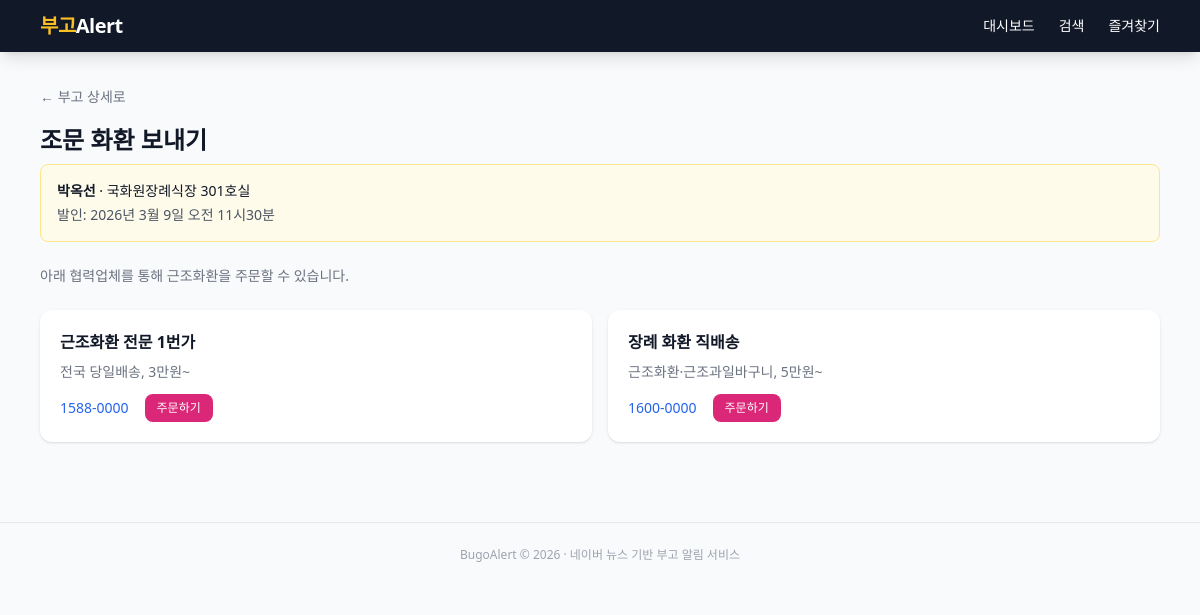
Screenshot of /flower/order/1 with the database file from the repository.
### app/models.py (models this page shows)
class Obituary(Base):
    __tablename__ = "obituaries"
    id = Column(Integer, primary_key=True, autoincrement=True)
    source_url = Column(String(512), nullable=False)
    title = Column(String(512), nullable=False)
    key_person = Column(String(100))
    organization = Column(String(200))
    position = Column(String(200))
    deceased_name = Column(String(100))
    deceased_age = Column(String(50))
    relationship = Column(String(100))
    related_persons = Column(Text)
    funeral_hall = Column(String(200))
    room_number = Column(String(50))
    funeral_date = Column(String(100))
    funeral_time = Column(String(50))
    contact = Column(String(100))
    remarks = Column(Text)
    raw_text = Column(Text)
    published_at = Column(DateTime)
    created_at = Column(DateTime, default=datetime.utcnow)
    dedup_key = Column(String(200), unique=True, nullable=True)
    __table_args__ = (
        Index("ix_obituaries_key_person", "key_person"),
        Index("ix_obituaries_org", "organization"),
        Index("ix_obituaries_published", "published_at"),
        Index("ix_obituaries_dedup", "dedup_key"),
        Index("ix_obituaries_source_url", "source_url"),
    )

### app/routers/flower_order.py (the view)
@router.get("/order/{obituary_id}")
async def flower_order_page(
    request: Request,
    obituary_id: int,
    db: Session = Depends(get_db),
):
    obit = db.query(Obituary).filter(Obituary.id == obituary_id).first()
    if obit is None:
        raise HTTPException(status_code=404, detail="부고를 찾을 수 없습니다")
    return request.app.state.templates.TemplateResponse(
        "flower_order.html",
        {
            "request": request,
            "obit": obit,
            "vendors": PARTNER_VENDORS,
        },
    )

### app/templates/flower_order.html (shortened to what this page needs)
{% extends "base.html" %}
{% block content %}
<div class="mb-4">
  {% if obit %}
  <a href="/obituary/{{ obit.id }}" class="text-sm text-gray-500 hover:text-gray-700">&larr; 부고 상세로</a>
  {% else %}
  <a href="/" class="text-sm text-gray-500 hover:text-gray-700">&larr; 목록으로</a>
  {% endif %}
</div>
<h1 class="text-2xl font-bold mb-2">조문 화환 보내기</h1>
{% if obit %}
<div class="bg-amber-50 border border-amber-200 rounded-lg p-4 mb-6 text-sm">
  <p><strong>{{ obit.deceased_name or '고인' }}</strong>
    {% if obit.funeral_hall %} &middot; {{ obit.funeral_hall }}{% endif %}
    {% if obit.room_number %} {{ obit.room_number }}{% endif %}
  </p>
  {% if obit.funeral_date %}
  <p class="text-gray-600 mt-1">발인: {{ obit.funeral_date|format_funeral_date_full }} {{ obit.funeral_time or '' }}</p>
  {% endif %}
</div>
{% endif %}
<p class="text-gray-500 text-sm mb-6">아래 협력업체를 통해 근조화환을 주문할 수 있습니다.</p>
<div class="grid grid-cols-1 md:grid-cols-2 gap-4">
  {% for v in vendors %}
  <div class="bg-white rounded-xl shadow p-5 hover:shadow-md transition">
    <h3 class="font-bold text-base mb-2">{{ v.name }}</h3>
    <p class="text-sm text-gray-500 mb-3">{{ v.note }}</p>
    <div class="flex items-center gap-4 text-sm">
      <a href="tel:{{ v.phone }}" class="text-blue-600 hover:underline">{{ v.phone }}</a>
      <a href="{{ v.url }}" target="_blank"
         class="px-3 py-1.5 bg-pink-600 text-white rounded-lg text-xs font-medium hover:bg-pink-700 transition">
        주문하기
      </a>
    </div>
  </div>
  {% endfor %}
</div>
{% endblock %}

### app/templates/base.html (style rules this page uses)
html { font-size: clamp(14px, 2vw, 16px); }
body { font-size: 1rem; }

### rows the page displays
Obituary: deceased_name "박옥선", funeral_hall "국화원장례식장", room_number "301호실", funeral_date "2026년 3월 9일", funeral_time "오전 11시30분"

### other values shown
{{ v.name }} "근조화환 전문 1번가" "장례 화환 직배송"
{{ v.note }} "전국 당일배송, 3만원~" "근조화환·근조과일바구니, 5만원~"
{{ v.phone }} "1588-0000" "1600-0000"
